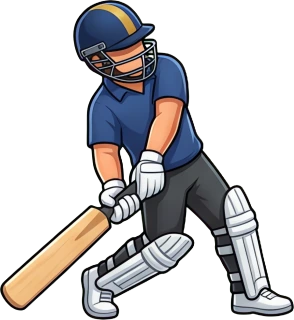
#> input picture art/players/gully/shots2/shot_flick.webp, 294 x 320 px
$ python cut_sheet.py ../../players/gully/shots2/shot_flick.webp ../../players/gully/shots2/shot_loft.webp ../../players/gully/shots2/shot_loft.webp
#> lines starting #> are read from the running program, lines starting #| are printed output that depends on the picture; after the words box and inside, x2 and y2 are one past the last pixel; in counts of white or black regions, pixels touching at a corner belong together
#!/usr/bin/env python3
"""Key a #00FF00 sheet and list / cut its pieces.
  python3 cut_sheet.py sheet.png                      -> lists pieces (index, box)
  python3 cut_sheet.py sheet.png outdir name0,name1,… -> writes outdir/<name>.png for each piece in list order ('-' skips)
Pieces are found as connected blobs (merged with --merge px), ordered top-to-bottom in rows, then left-to-right."""
import sys, os, numpy as np, cv2
from PIL import Image
src = sys.argv[1]
arg = lambda k, d: float(sys.argv[sys.argv.index(k) + 1]) if k in sys.argv else d
im = np.array(Image.open(src).convert('RGB')).astype(np.float32)
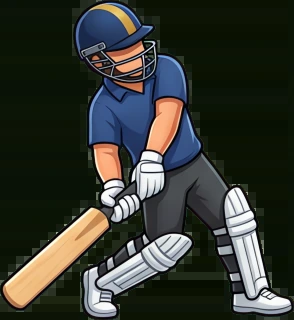
#> im: shape (320, 294, 3) float32; mean R, G, B 53.7, 57.1, 49.7
r, g, b = im[..., 0], im[..., 1], im[..., 2]
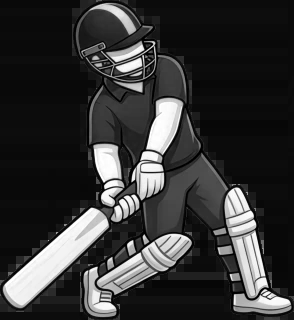
#> r: shape (320, 294) float32; min 0, max 255, mean 53.7
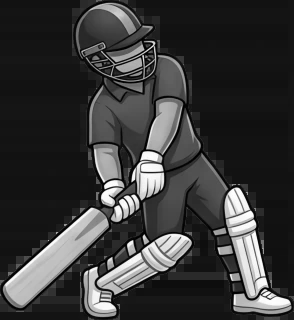
#> g: shape (320, 294) float32; min 0, max 255, mean 57.1
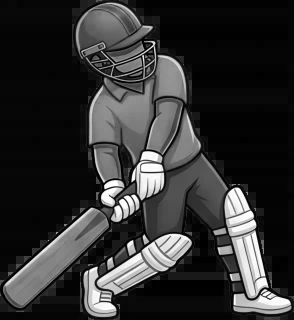
#> b: shape (320, 294) float32; min 0, max 255, mean 49.7
if '--magenta' in sys.argv:   # key #FF00FF instead: swap channels so magenta behaves like green
    r, g, b = r, np.minimum(r, b), g
    spill = np.minimum(im[..., 0], im[..., 2]) - im[..., 1]
else:
    spill = g - np.maximum(r, b)
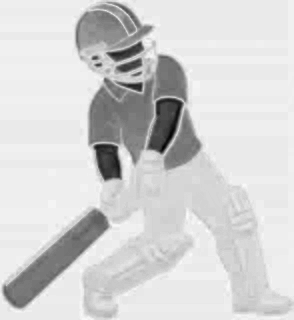
#> spill: shape (320, 294) float32; min -109, max 17, mean -4.31; drawn with min black and max white
alpha = np.clip(1 - (spill - 40) / 60, 0, 1)          # strong green -> 0, little green -> 1
#> alpha: shape (320, 294) float32; every value is 1
fg = im.copy(); m = spill > 0
#> after `m = spill > 0`:
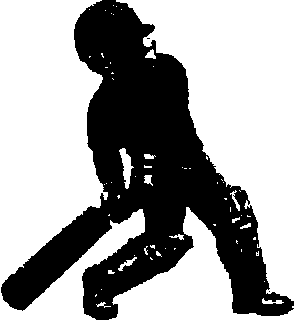
#> m: shape (320, 294) bool; 62.8% white; 4 black regions (3 under 20 px), largest, box (x1, y1, x2, y2) and area: (1, 0, 294, 320) 34978
if '--magenta' in sys.argv:
    lim = im[..., 1] + 0
    fg[..., 0] = np.where(m, np.minimum(fg[..., 0], np.maximum(lim, fg[..., 0] - spill)), fg[..., 0])
    fg[..., 2] = np.where(m, np.minimum(fg[..., 2], np.maximum(lim, fg[..., 2] - spill)), fg[..., 2])
else:
    fg[..., 1] = np.where(m, np.maximum(r, b) + np.minimum(spill, 0), g)   # despill: pull green down to max(r,b)
rgba = np.dstack([fg, alpha * 255]).clip(0, 255).astype(np.uint8)
mask = (alpha > 0.5).astype(np.uint8)
#> mask: shape (320, 294); every value is 1
mg = int(arg('--merge', 10))
lab = cv2.connectedComponentsWithStats(cv2.dilate(mask, np.ones((mg, mg), np.uint8)), 8)
n, lbl, st = lab[0], lab[1], lab[2]
#> lbl: shape (320, 294) int32; every value is 1
#> n = 2; st = [[-1, 2147483647, 0, 0, 0], [0, 0, 294, 320, 94080]]
pieces = [(st[i, 0], st[i, 1], st[i, 2], st[i, 3], i) for i in range(1, n) if st[i, 4] > arg('--min', 400)]
#> pieces = [(0, 0, 294, 320, 1)]
rowh = arg('--row', 60)
pieces.sort(key=lambda p: (round((p[1] + p[3] / 2) / rowh), p[0]))
names = sys.argv[3].split(',') if len(sys.argv) > 3 and not sys.argv[2].startswith('--') else None
for k, (x, y, w, h, i) in enumerate(pieces):
    if not names: print(k, 'x', x, 'y', y, 'w', w, 'h', h); continue
    if k >= len(names) or names[k] == '-': continue
    pm = (lbl[y:y + h, x:x + w] == i)
    piece = rgba[y:y + h, x:x + w].copy(); piece[..., 3] = (piece[..., 3] * pm).astype(np.uint8)
    os.makedirs(sys.argv[2], exist_ok=True)
    Image.fromarray(piece).save(os.path.join(sys.argv[2], names[k] + '.png'))
#> this loop made 1 pass
if names: print('cut', sum(1 for n_ in names if n_ != '-'), 'pieces to', sys.argv[2])

$ run again, on art/players/gully/shots2/shot_slash.webp
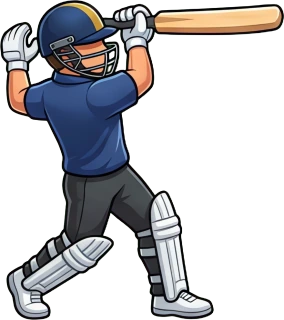
#> input picture art/players/gully/shots2/shot_slash.webp, 284 x 320 px
#> `spill = g - np.maximum(r, b)`:
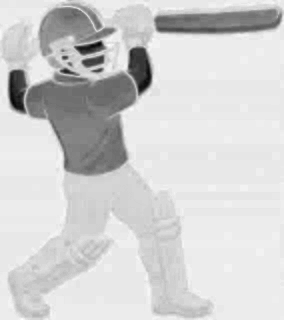
#> spill: shape (320, 284) float32; min -105, max 18, mean -4.01; drawn with min black and max white
#> alpha: shape (320, 284) float32; every value is 1
#> `m = spill > 0`:
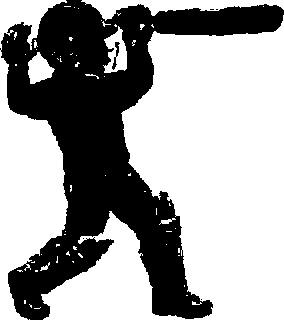
#> m: shape (320, 284) bool; 62.6% white; 6 black regions (4 under 20 px), largest, box (x1, y1, x2, y2) and area: (0, 0, 284, 320) 33934, (112, 42, 120, 70) 76
#> mask: shape (320, 284); every value is 1
#> lbl: shape (320, 284) int32; every value is 1
#> n = 2; st = [[-1, 2147483647, 0, 0, 0], [0, 0, 284, 320, 90880]]
#> pieces = [(0, 0, 284, 320, 1)]
#> the loop `for k, (x, y, w, h, i) in enumerate(pieces):` made 1 pass

$ run again, on art/players/gully/shots2/shot_slog.webp
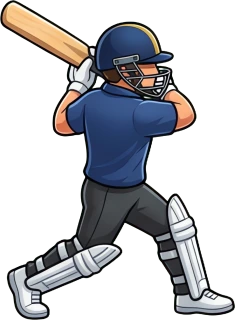
#> input picture art/players/gully/shots2/shot_slog.webp, 235 x 320 px
#> `spill = g - np.maximum(r, b)`:
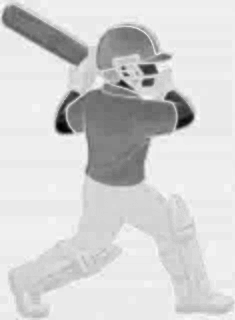
#> spill: shape (320, 235) float32; min -106, max 17, mean -4.17; drawn with min black and max white
#> alpha: shape (320, 235) float32; every value is 1
#> `m = spill > 0`:
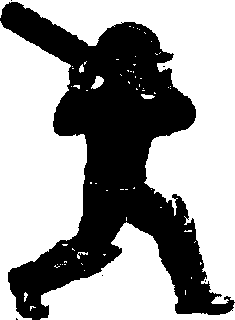
#> m: shape (320, 235) bool; 61.4% white; 6 black regions (5 under 20 px), largest, box (x1, y1, x2, y2) and area: (0, 2, 235, 320) 29048
#> mask: shape (320, 235); every value is 1
#> lbl: shape (320, 235) int32; every value is 1
#> n = 2; st = [[-1, 2147483647, 0, 0, 0], [0, 0, 235, 320, 75200]]
#> pieces = [(0, 0, 235, 320, 1)]
#> the loop `for k, (x, y, w, h, i) in enumerate(pieces):` made 1 pass
